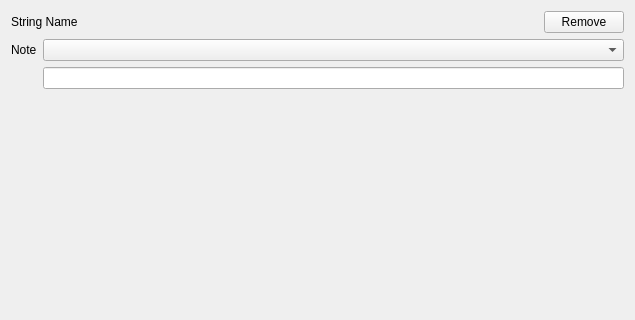
<?xml version="1.0" encoding="UTF-8"?>
<ui version="4.0">
 <class>StringEditArea</class>
 <widget class="QWidget" name="StringEditArea">
  <property name="geometry">
   <rect>
    <x>0</x>
    <y>0</y>
    <width>635</width>
    <height>320</height>
   </rect>
  </property>
  <property name="sizePolicy">
   <sizepolicy hsizetype="Preferred" vsizetype="Minimum">
    <horstretch>0</horstretch>
    <verstretch>0</verstretch>
   </sizepolicy>
  </property>
  <property name="windowTitle">
   <string>Window</string>
  </property>
  <layout class="QVBoxLayout" name="verticalLayout">
   <item>
    <layout class="QVBoxLayout" name="layout">
     <item>
      <layout class="QHBoxLayout" name="header">
       <property name="sizeConstraint">
        <enum>QLayout::SetDefaultConstraint</enum>
       </property>
       <item>
        <widget class="QLabel" name="label">
         <property name="sizePolicy">
          <sizepolicy hsizetype="Preferred" vsizetype="Minimum">
           <horstretch>0</horstretch>
           <verstretch>0</verstretch>
          </sizepolicy>
         </property>
         <property name="text">
          <string>String Name</string>
         </property>
        </widget>
       </item>
       <item>
        <spacer name="header_spacer">
         <property name="orientation">
          <enum>Qt::Horizontal</enum>
         </property>
         <property name="sizeHint" stdset="0">
          <size>
           <width>40</width>
           <height>20</height>
          </size>
         </property>
        </spacer>
       </item>
       <item>
        <widget class="QPushButton" name="delete_btn">
         <property name="text">
          <string>Remove</string>
         </property>
        </widget>
       </item>
      </layout>
     </item>
    </layout>
   </item>
   <item>
    <layout class="QVBoxLayout" name="body">
     <property name="sizeConstraint">
      <enum>QLayout::SetDefaultConstraint</enum>
     </property>
     <item>
      <layout class="QFormLayout" name="formLayout">
       <item row="0" column="0">
        <widget class="QLabel" name="label_2">
         <property name="sizePolicy">
          <sizepolicy hsizetype="Preferred" vsizetype="Minimum">
           <horstretch>0</horstretch>
           <verstretch>0</verstretch>
          </sizepolicy>
         </property>
         <property name="text">
          <string>Note</string>
         </property>
        </widget>
       </item>
       <item row="0" column="1">
        <widget class="QComboBox" name="note_select">
         <property name="sizePolicy">
          <sizepolicy hsizetype="Preferred" vsizetype="Minimum">
           <horstretch>0</horstretch>
           <verstretch>0</verstretch>
          </sizepolicy>
         </property>
        </widget>
       </item>
       <item row="1" column="1">
        <widget class="QLineEdit" name="note_input">
         <property name="sizePolicy">
          <sizepolicy hsizetype="Expanding" vsizetype="Minimum">
           <horstretch>0</horstretch>
           <verstretch>0</verstretch>
          </sizepolicy>
         </property>
        </widget>
       </item>
      </layout>
     </item>
    </layout>
   </item>
   <item>
    <spacer name="verticalSpacer">
     <property name="orientation">
      <enum>Qt::Vertical</enum>
     </property>
     <property name="sizeHint" stdset="0">
      <size>
       <width>20</width>
       <height>60</height>
      </size>
     </property>
    </spacer>
   </item>
  </layout>
 </widget>
 <layoutdefault spacing="6" margin="11"/>
 <resources/>
 <connections/>
</ui>
